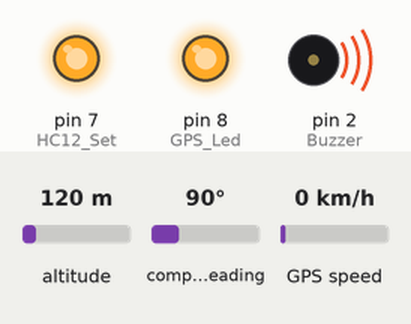
This sketch was run on a simulated Arduino Uno, built with avr-gcc and run on an emulated ATmega328P. Shown: output pins drawn as LEDs (lit = HIGH), buzzer (waves = sounding, pin HIGH). Inputs (shaded band) come from the test bench; at power-on: altitude 120 m, compass heading 90°, GPS speed 0 km/h. The GPS gets a fix after 3 s at 37.7749, -122.4194 with 8 satellites; what the sketch prints to the serial monitor is not drawn.

Above: at 0.01 s.
At 0.8 s:
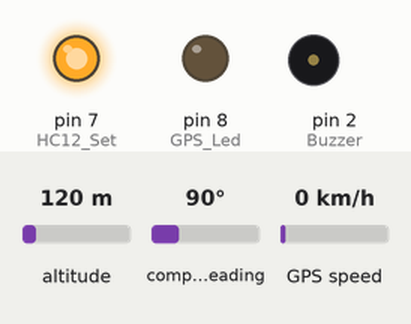
Timing chart, 0 to 2.3 s (numbered marks = the images above):
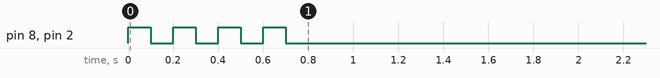

The sketch:

0_v0.1.ino
```cpp
#include <SoftwareSerial.h>
#include <TinyGPSPlus.h>

#define Buzzer 2
#define HC12_Set 7
#define GPS_Led 8

SoftwareSerial GPS_Serial(4, 3);
SoftwareSerial HC12_Serial(6, 5);
TinyGPSPlus GPS_NEO6M;

uint32_t timing;

struct GPS_Data_type{
  float Longitude;
  float Latitude;
  byte hours;
  byte minutes;
  byte seconds;
};

GPS_Data_type GPS_Data;


void setup() {
  pinMode(Buzzer, OUTPUT);
  pinMode(HC12_Set, OUTPUT);
  pinMode(GPS_Led, OUTPUT);
  digitalWrite(HC12_Set, 1);

  Serial.begin(9600);
  HC12_Serial.begin(9600);
  GPS_Serial.begin(9600);

  for(int i=0; i<4; i++){
    digitalWrite(Buzzer,1);
    digitalWrite(GPS_Led,1);
    delay(100);
    digitalWrite(Buzzer,0);
    digitalWrite(GPS_Led,0);
    delay(100);
  }
  Serial.println("Start:");
}

void loop() {
  GPS_Serial.listen();
  while(GPS_Serial.available() > 0){
    GPS_NEO6M.encode(GPS_Serial.read());
  }

  if (millis() - timing >= 1000){
    timing = millis();

    HC12_Serial.listen();
    /*
    HC12_Serial.print("Time: ");
    HC12_Serial.print(timing/1000);

    HC12_Serial.print("; ");
    */

    float latitude = GPS_NEO6M.location.lat();
    HC12_Serial.print("Lati: ");
    HC12_Serial.print(latitude, 6);
    HC12_Serial.print("; ");
    HC12_Serial.print("Long: ");
    HC12_Serial.print(GPS_NEO6M.location.lng(), 6);
    HC12_Serial.print("; ");

    if (GPS_NEO6M.time.hour() < 10) HC12_Serial.print(F("0"));
    HC12_Serial.print(GPS_NEO6M.time.hour());
    HC12_Serial.print(":");
    if (GPS_NEO6M.time.minute() < 10) HC12_Serial.print(F("0"));
    HC12_Serial.print(GPS_NEO6M.time.minute());
    HC12_Serial.print(":");
    if (GPS_NEO6M.time.second() < 10) HC12_Serial.print(F("0"));
    HC12_Serial.print(GPS_NEO6M.time.second());
    HC12_Serial.println("; ");

    if (GPS_NEO6M.location.isUpdated()){
      digitalWrite(GPS_Led,1);
    }
    else{
      digitalWrite(GPS_Led,0);
    }

  }
}
```
